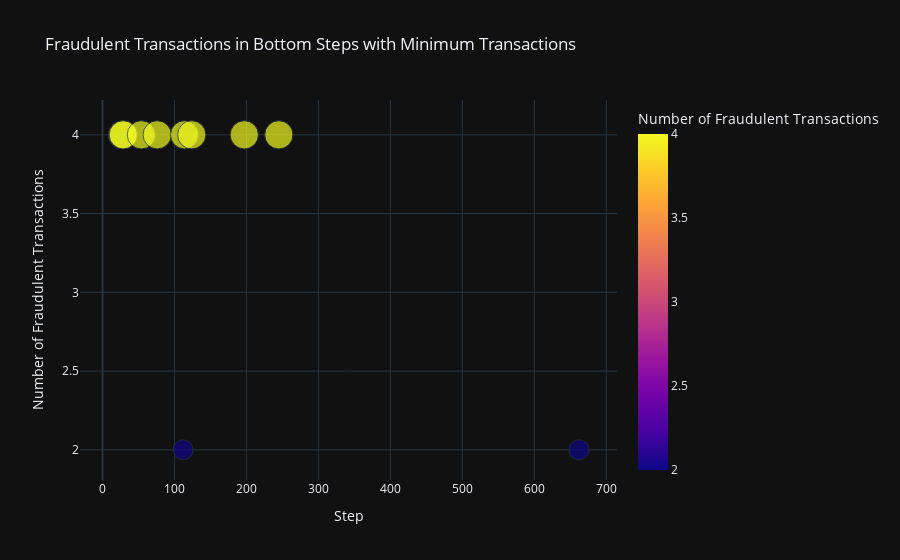

Notebook code for this chart:
### Code cell
import pandas as pd
import plotly.express as px

# Step 1: Identify steps with the lowest number of transactions
step_counts = df['step'].value_counts().sort_index()
bottom_steps = step_counts.nsmallest(10).index  # Bottom 10 steps with the lowest number of transactions

# Step 2: Filter the dataset for these bottom steps
bottom_steps_df = df[df['step'].isin(bottom_steps)]

# Calculate the total number of fraudulent transactions for these bottom steps
fraudulent_counts_bottom = bottom_steps_df[bottom_steps_df['isFraud'] == 1].groupby('step').size().reset_index(name='Fraudulent Transactions')

# Fill in missing steps with 0 fraudulent transactions
for step in bottom_steps:
    if step not in fraudulent_counts_bottom['step'].values:
        fraudulent_counts_bottom = fraudulent_counts_bottom.append({'step': step, 'Fraudulent Transactions': 0}, ignore_index=True)

# Sort by step for better readability
fraudulent_counts_bottom = fraudulent_counts_bottom.sort_values(by='step')

# Step 3: Plot the data using Plotly
fig_bottom = px.scatter(fraudulent_counts_bottom, x='step', y='Fraudulent Transactions',
                       title='Fraudulent Transactions in Bottom Steps with Minimum Transactions',
                       labels={'step': 'Step', 'Fraudulent Transactions': 'Number of Fraudulent Transactions'},
                       size='Fraudulent Transactions', color='Fraudulent Transactions',
                       template='plotly_dark')

# Show the plot
fig_bottom.show()

### Figure 1 — Plotly figure (JSON) as saved in the notebook; plotly's stock layout.template omitted (floating-point values rounded to 4 significant figures)
{"data": [{"hovertemplate": "Step=%{x}<br>Number of Fraudulent Transactions=%{marker.color}<extra></extra>", "legendgroup": "", "marker": {"color": [4, 4, 4, 4, 2, 4, 4, 4, 4, 2], "coloraxis": "coloraxis", "size": [4, 4, 4, 4, 2, 4, 4, 4, 4, 2], "sizemode": "area", "sizeref": 0.01, "symbol": "circle"}, "mode": "markers", "name": "", "orientation": "v", "showlegend": false, "type": "scatter", "x": [28, 29, 54, 76, 112, 114, 124, 197, 245, 662], "xaxis": "x", "y": [4, 4, 4, 4, 2, 4, 4, 4, 4, 2], "yaxis": "y"}], "layout": {"coloraxis": {"colorbar": {"title": {"text": "Number of Fraudulent Transactions"}}, "colorscale": [[0, "#0d0887"], [0.1111, "#46039f"], [0.2222, "#7201a8"], [0.3333, "#9c179e"], [0.4444, "#bd3786"], [0.5556, "#d8576b"], [0.6667, "#ed7953"], [0.7778, "#fb9f3a"], [0.8889, "#fdca26"], [1, "#f0f921"]]}, "legend": {"itemsizing": "constant", "tracegroupgap": 0}, "title": {"text": "Fraudulent Transactions in Bottom Steps with Minimum Transactions"}, "xaxis": {"anchor": "y", "domain": [0, 1], "title": {"text": "Step"}}, "yaxis": {"anchor": "x", "domain": [0, 1], "title": {"text": "Number of Fraudulent Transactions"}}}}
